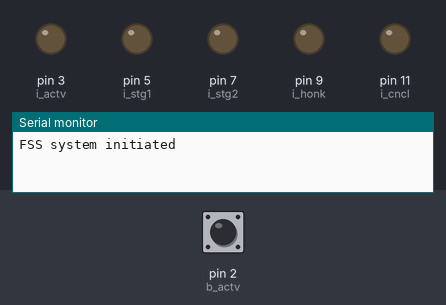
This sketch was run on a simulated Arduino Uno, built with avr-gcc and run on an emulated ATmega328P. On the bench: output pins drawn as LEDs (lit = HIGH), the last lines printed to the serial monitor. The test bench sets the inputs (shaded band); at power-on: pin 2 (b_actv) HIGH.

Above: at 1.2 s.
1.3 s: pin 2 (b_actv) pulled LOW for 0.15 s
At 2.0 s:
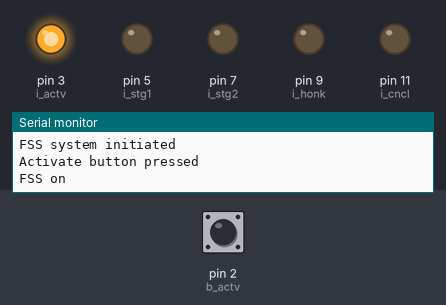
4.4 s: pin 2 (b_actv) pulsed LOW 2 times (0.12 s each, 0.3 s apart)
At 5.4 s:
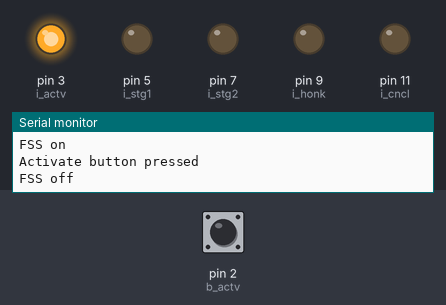
Timing chart, 0 to 7.4 s (numbered marks = the images above; inputs shaded):
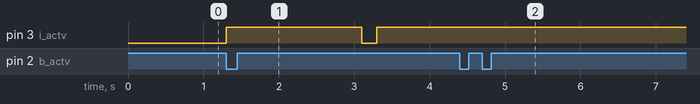

The sketch:

full-spectrum-scanner.ino
```cpp
// (licence header left out)
// Pins
int b_actv = 2;   // FSS activate/deactivate
int i_actv = 3;
int b_stg1 = 4;   // Stage 1 - pre-charge containment grid
int i_stg1 = 5;
int b_stg2 = 6;   // Stage 2 - engage power coupling
int i_stg2 = 7;
int b_honk = 8;   // Engage system honk
int i_honk = 9;
int b_cncl = 10;  // Cancel all stages of system honk (1, 2 and engage)
int i_cncl = 11;

// State flags (functions)
bool ff_actv = false;

// State flags (buttons)
volatile bool fb_actv = false;
volatile bool fb_stg1 = false;
volatile bool fb_stg2 = false;
volatile bool fb_honk = false;
volatile bool fb_cncl = false;

// State flags (indicators)
bool fi_actv = false;
bool fi_stg1 = false;
bool fi_stg2 = false;
bool fi_honk = false;
bool fi_cncl = false;

// Timers
unsigned long t_actv = 0;

void setup() {
  // Buttons
  pinMode(b_actv,INPUT_PULLUP);
  pinMode(b_stg1,INPUT_PULLUP);
  pinMode(b_stg2,INPUT_PULLUP);
  pinMode(b_honk,INPUT_PULLUP);
  pinMode(b_cncl,INPUT_PULLUP);

  // Indicators
  pinMode(i_actv,OUTPUT);
  pinMode(i_stg1,OUTPUT);
  pinMode(i_stg2,OUTPUT);
  pinMode(i_honk,OUTPUT);
  pinMode(i_cncl,OUTPUT);

  // Init indicators
  digitalWrite(i_actv,LOW);
  digitalWrite(i_stg1,LOW);
  digitalWrite(i_stg2,LOW);
  digitalWrite(i_honk,LOW);
  digitalWrite(i_cncl,LOW);

  // Register interrupt service routines
  attachInterrupt(digitalPinToInterrupt(b_actv),Activate,FALLING);
  attachInterrupt(digitalPinToInterrupt(b_stg1),Stage1,FALLING);
  attachInterrupt(digitalPinToInterrupt(b_stg2),Stage2,FALLING);
  attachInterrupt(digitalPinToInterrupt(b_honk),Honk,FALLING);
  attachInterrupt(digitalPinToInterrupt(b_cncl),Cancel,FALLING);

  // Start serial comms
  Serial.begin(115200);
  Serial.println("FSS system initiated");
}

void loop() {
  // Activate/deactivate pressed
  if (fb_actv) {
    Serial.println("Activate button pressed");
    ff_actv = !ff_actv;
    if (ff_actv) {
      Serial.println("FSS on");
      fi_actv = true;
      digitalWrite(i_actv,HIGH);
      t_actv = millis();
    }
    else {
      Serial.println("FSS off");
      i_actv = false;
      digitalWrite(i_actv,LOW);
      t_actv = 0;

      if (fi_stg1) {
        fi_stg1 = false;
        digitalWrite(i_stg1,LOW);
      }
      if (fi_stg2) {
        fi_stg2 = false;
        digitalWrite(i_stg2,LOW);
      }
      if (fi_honk) {
        fi_honk = false;
        digitalWrite(i_honk,LOW);
      }
      if (fi_cncl) {
        fi_cncl = false;
        digitalWrite(i_cncl,LOW);
      }
    }
  }

  if (ff_actv) {
    // Active light flash when on
    if (fi_actv) {
      if (millis()-t_actv >= 1800) {
        fi_actv = false;
        digitalWrite(i_actv,LOW);
        t_actv = millis();
      }
    }
    else {
      if (millis()-t_actv >= 200) {
        fi_actv = true;
        digitalWrite(i_actv,HIGH);
        t_actv = millis();
      }
    }

    // Stage 1 pressed
    if (fb_stg1 && !fi_stg1) {
      Serial.println("Stage 1 pressed");
      fi_stg1 = true;
      digitalWrite(i_stg1,HIGH);
    }

    // Stage 2 pressed
    if (fb_stg2 && fi_stg1 && !fi_stg2) {
      Serial.println("Stage 2 pressed");
      fi_stg2 = true;
      digitalWrite(i_stg2,HIGH);
    }

    // Honk pressed
    if (fb_honk && fi_stg1 && fi_stg2 && !fi_honk) {
      Serial.println("Honk pressed");
      fi_honk = true;
      digitalWrite(i_honk,HIGH);
    }

    // Cancel pressed
    if (fb_cncl) {
      Serial.println("Cancel pressed");
      fi_cncl = true;
      digitalWrite(i_cncl,HIGH);
    }
  }

  ResetButtonFlags();
}

void Activate() {
  fb_actv = true;
}

void Stage1() {
  fb_stg1 = true;
}

void Stage2() {
  fb_stg2 = true;
}

void Honk() {
  fb_honk = true;
}

void Cancel() {
  fb_cncl = true;
}

void ResetButtonFlags() {
  fb_actv = false;
  fb_stg1 = false;
  fb_stg2 = false;
  fb_honk = false;
  fb_cncl = false;
}
```

Measured:
- after the input at 1.3 s, pin 3 (i_actv): LOW → HIGH at once, → LOW 1.8 s later, → HIGH 0.20 s later
- after the input at 4.4 s, pin 3 (i_actv): stops changing and stays HIGH
